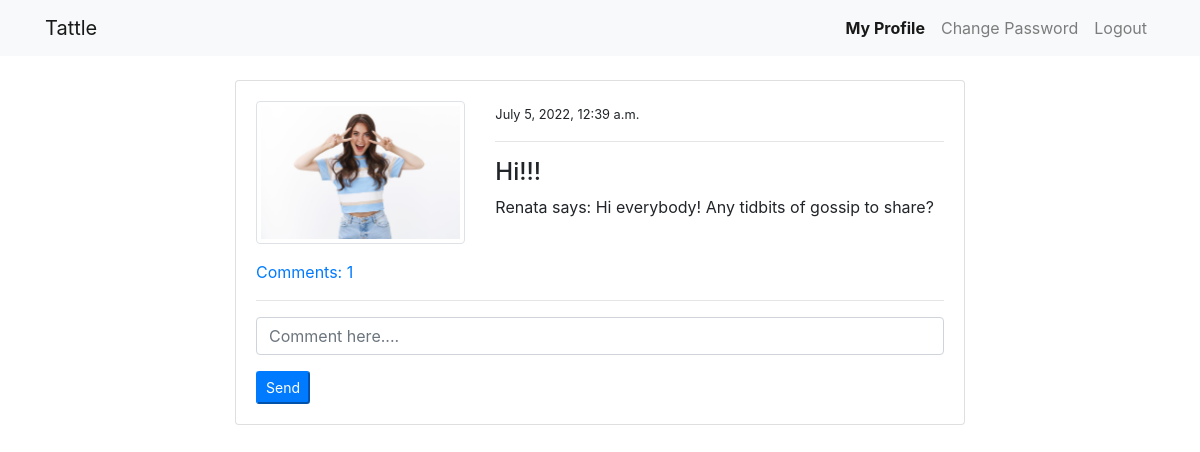
The app's page /post_detail/13/ (signed in) with its own data.
### social/models.py (models this page shows, shortened)
class Post(models.Model):
    title = models.CharField(max_length=100)
    content = models.TextField()
    author = models.ForeignKey(User, on_delete=models.CASCADE)
    date_created = models.DateTimeField(auto_now_add=True)
    class Meta:
        ordering = ('-date_created',)
    def comments_count(self):
        return self.comments_set.all().count()

### users/models.py (models this page shows, shortened)
class ProfileModel(models.Model):
    user = models.OneToOneField(User, on_delete=models.CASCADE)
    image = models.ImageField(default='default.jpg', upload_to='profile', validators=[FileExtensionValidator(['png', 'jpg'])])

### social/views.py (the view)
# urls.py: path('post_detail/<int:pk>/', views.post_detail, name='social-post-detail'),
@login_required
def post_detail(request, pk):
    post = Post.objects.get(id=pk)
    if request.method == 'POST':
        comentario_form = CommentForm(request.POST)
        if comentario_form.is_valid():
            instance = comentario_form.save(commit=False)
            instance.user = request.user
            instance.post = post #user unique post
            instance.save()
            return redirect('social-post-detail', pk=post.id)
    else:
        comentario_form = CommentForm()
    context = {
        'post':post,
        'comentario_form': comentario_form,
    }
    return render(request, 'social/post_detail.html',context)

### social/forms.py
class CommentForm(forms.ModelForm):
    content = forms.CharField(
        label='', widget=forms.TextInput(attrs={'placeholder': 'Comment here....'}))
    class Meta:
        model = Comments
        fields = ('content',)

### social/templates/social/post_detail.html (shortened to what this page needs)
{% extends 'partials/base.html' %}
{% load crispy_forms_tags %}
{% block content %}
<div class="container">
  <div class="row mt-5 pt-3">
    <div class="col-md-8 offset-md-2">
      <div class="card my-3">
        <div class="card-body">
          <div class="row">
            <div class="col-md-4">
              <img
                class="img-thumbnail"
                src="{{ post.author.profilemodel.image.url }}"
                alt="profile-img"
              />
            </div>
            <div class="col-md-8">
              <small> {{ post.date_created }} </small>
              <hr />
              <h4>{{post.title}}</h4>
              <p>{{ post.author }} says:  {{ post.content }}</p>
            </div>
          </div>
          <p class="mt-3">
            <a
              class=""
              data-toggle="collapse"
              href="#collapseExample"
              role="button"
              aria-expanded="false"
              aria-controls="collapseExample"
            >
              Comments: {{ post.comments_count }}
            </a>
          </p>
      <hr>
      <form method="POST">
        {{ comentario_form|crispy }}
        <input class="btn-primary btn-sm" type="submit" value="Send">
    </form>
        </div>
      </div>
    </div>
  </div>
</div>
{% endblock %}

### portfolio/static/main.css (style rules this page uses)
body { background: #ffffff; }

### records on screen
Post: author.profilemodel.image (picture), date_created "July 5, 2022, 12:39 a.m.", title "Hi!!!", author "Renata", content "Hi everybody! Any tidbits of gossip to share?", comments_count "1"
